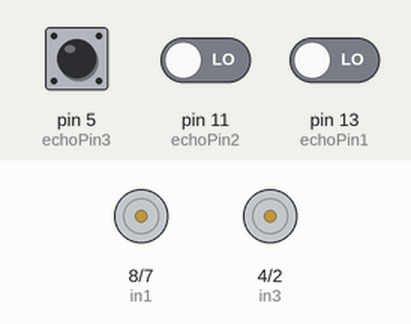
The sketch below on a simulated Arduino Uno, built with avr-gcc and run on an emulated ATmega328P. Parts: motor-driver pin pairs drawn as motors (green arrow = first pin HIGH = forward, orange = second pin HIGH = backward, longer = more drive, scaled by the enable pin). The inputs (shaded band) are chosen by the test bench; at power-on: pin 5 (echoPin3) LOW, pin 11 (echoPin2) LOW, pin 13 (echoPin1) LOW. Random numbers use the default seed unless the sketch sets one.

Above: at 1.2 s.
1.3 s: pin 5 (echoPin3) pulsed HIGH 5 times (0.12 s each, 0.3 s apart)
At 5.89 s:
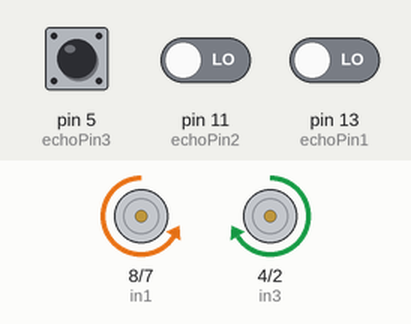
At 7.0 s:
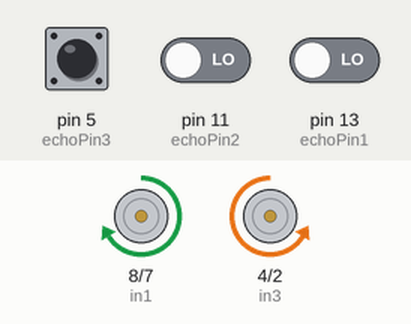
Timing chart, 0 to 17.2 s (numbered marks = the images above; inputs shaded):
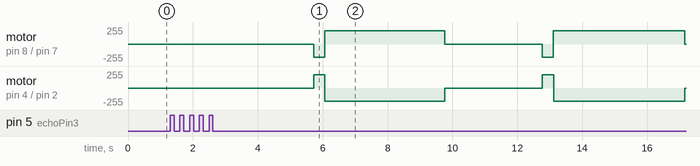

The sketch:

200201_JR_beiCz_motor.ino
```cpp
int degree = 0;         //gibt an, in welcher Stellung sich das Fahrzeug befindet - Start ist bei 0

//--------------Motoren-----------------------------------

//Motoren
int in1 = 8;            //rechte Seite
int in2 = 7;            //rechte Seite
int in3 = 4;            //linke Seite
int in4 = 2;            //linke Seite

//Drehzahlregulierung
int ENA = 3;            //Drehzahlregelung rechte Seite
int ENB = 9;            //Drehzahlregelung linke Seite
int SPEED = 120;        //Analoge Werte geben die Geschwindigkeit zum geradeaus Fahren vor (0-255)
int SpeedDrehen = 200;  //Analoge Werte geben die Geschwindigkeit für das Drehen des Fahrzeugs vor (0-255)

//--------------Ultraschallsensoren---------------------------

// Ultraschallsensor vorne
int trigPin1 = 12;
int echoPin1 = 13;
long dauer1 = 0;
long frontSensor = 0;

// Ultraschallsensor rechts
int trigPin2 = 10;
int echoPin2 = 11;
long dauer2 = 0;
long rightSensor = 0;

// Ultraschallsensor links
int trigPin3 = 6;
int echoPin3 = 5;
long dauer3 = 0;
long leftSensor = 0;


void setup()
{
  //------------------MOTORSTEUERUNG--------------------------

  pinMode(in1, OUTPUT); //rechte Seite
  pinMode(in2, OUTPUT); //rechte Seite
  pinMode(in3, OUTPUT); //linke Seite
  pinMode(in4, OUTPUT); //linke Seite

  //------------------Ultraschallsensoren-----------------------

  // Ultraschallsensor 1
  //Serial.begin(9600);
  pinMode(trigPin1, OUTPUT);
  pinMode(echoPin1, INPUT);

  // Ultraschallsensor 2
  //Serial.begin(9600);
  pinMode(trigPin2, OUTPUT);
  pinMode(echoPin2, INPUT);

  // Ultraschallsensor 3
  //Serial.begin(9600);
  pinMode(trigPin3, OUTPUT);
  pinMode(echoPin3, INPUT);
}


void loop()
{
    //---------------Ultraschallsensoren-----------------------

  //Ultraschallsensor vorne
  digitalWrite(trigPin1, LOW);
  delay(5);
  digitalWrite(trigPin1, HIGH);
  delay(10);
  digitalWrite(trigPin1, LOW);
  dauer1 = pulseIn(echoPin1, HIGH);
  frontSensor = (dauer1/2) * 0.03432;
  //Serial.print(frontSensor);
  //Serial.print(" cm");
  delay(100);

   // Ultraschallsensor rechts
  digitalWrite(trigPin2, LOW);
  delay(5);
  digitalWrite(trigPin2, HIGH);
  delay(10);
  digitalWrite(trigPin2, LOW);
  dauer2 = pulseIn(echoPin2, HIGH);
  rightSensor = (dauer2/2) * 0.03432;
  //Serial.print(rightSensor);
  //Serial.print(" cm");
  delay(100);

  // Ultraschallsensor links
  digitalWrite(trigPin3, LOW);
  delay(5);
  digitalWrite(trigPin3, HIGH);
  delay(10);
  digitalWrite(trigPin3, LOW);
  dauer3 = pulseIn(echoPin3, HIGH);
  leftSensor = (dauer3/2) * 0.03432;
  //Serial.print(leftSensor);
  //Serial.print(" cm");
  delay(100);

  if(frontSensor <= 35) //war vorher auf Wert 20 eingestellet (Reaktion zu langsam)
  {
     //Fahrzeug bleibt stehen
       digitalWrite(in1, LOW);
       digitalWrite(in2, LOW);
       digitalWrite(in3, LOW);
       digitalWrite(in4, LOW);
       delay(1000);

       randomTurn();

    if(leftSensor <= 25 && rightSensor > 25)
    {
      if(degree == 0)
      {
        degree -= 90;
        //drehen nach rechts um 90 grad
        analogWrite(ENA, SpeedDrehen); //speed 0 - 255
        analogWrite(ENB, SpeedDrehen); //speed 0 - 255
        digitalWrite(in1, LOW);
        digitalWrite(in2, HIGH);
        digitalWrite(in3, HIGH);
        digitalWrite(in4, LOW);
        delay(350);
      }
      else if(degree == -90)
      {
        degree = 90;
        //drehen nach rechts um 180 grad
        analogWrite(ENA, SpeedDrehen); //speed 0 - 255
        analogWrite(ENB, SpeedDrehen); //speed 0 - 255
        digitalWrite(in1, LOW);
        digitalWrite(in2, HIGH);
        digitalWrite(in3, HIGH);
        digitalWrite(in4, LOW);
        delay(700); //Doppeltes Delay
      }
      else if(degree == 90)
      {
        degree = 0;
        // drehen nach rechts um 90 grad
        analogWrite(ENA, SpeedDrehen); //speed 0 - 255
        analogWrite(ENB, SpeedDrehen); //speed 0 - 255
        digitalWrite(in1, LOW);
        digitalWrite(in2, HIGH);
        digitalWrite(in3, HIGH);
        digitalWrite(in4, LOW);
        delay(350);
      }
    }
    else if(rightSensor <= 25 && leftSensor > 25)
    {
      if(degree == 0)
      {
        degree += 90;
        // drehen nach links um 90 grad
        analogWrite(ENA, SpeedDrehen); //speed 0 - 255
        analogWrite(ENB, SpeedDrehen); //speed 0 - 255
        digitalWrite(in1, HIGH);
        digitalWrite(in2, LOW);
        digitalWrite(in3, LOW);
        digitalWrite(in4, HIGH);
        delay(350);
      }
      else if(degree == 90)
      {
        degree -= 90;
        //drehen nach links um 180 grad
        analogWrite(ENA, SpeedDrehen); //speed 0 - 255
        analogWrite(ENB, SpeedDrehen); //speed 0 - 255
        digitalWrite(in1, HIGH);
        digitalWrite(in2, LOW);
        digitalWrite(in3, LOW);
        digitalWrite(in4, HIGH);
        delay(700); //Doppelter Delay
      }
      else if(degree == -90)
      {
        degree = 0;
        // drehen nach links um 90 grad
        analogWrite(ENA, SpeedDrehen); //speed 0 - 255
        analogWrite(ENB, SpeedDrehen); //speed 0 - 255
        digitalWrite(in1, HIGH);
        digitalWrite(in2, LOW);
        digitalWrite(in3, LOW);
        digitalWrite(in4, HIGH);
        delay(350);
      }
    }
    else if(rightSensor <= 25 && leftSensor <= 25)
    {
      if(degree == 90)
      {
        degree -= 90;
        //drehen nach rechts um 180 grad
        analogWrite(ENA, SpeedDrehen); //speed 0 - 255
        analogWrite(ENB, SpeedDrehen); //speed 0 - 255
        digitalWrite(in1, LOW);
        digitalWrite(in2, HIGH);
        digitalWrite(in3, HIGH);
        digitalWrite(in4, LOW);
        delay(700); //doppelt Delay
      }

      else if(degree = -90)
      {
        degree = 90;
        //drehen nach links um 180 grad
        analogWrite(ENA, SpeedDrehen); //speed 0 - 255
        analogWrite(ENB, SpeedDrehen); //speed 0 - 255
        digitalWrite(in1, HIGH);
        digitalWrite(in2, LOW);
        digitalWrite(in3, LOW);
        digitalWrite(in4, HIGH);
        delay(700); //Doppeltes Delay
      }
    }
    else if(rightSensor > 25 && leftSensor > 25)
    {
      if(degree == 90)
      {
        degree = 0;

        //-----------------test
//        digitalWrite(in1, LOW);
//        digitalWrite(in2, LOW);
//        digitalWrite(in3, LOW);
//        digitalWrite(in4, LOW);
//        delay(1000);

        //-------------------------

        //drehen nach rechts um 90 grad
        analogWrite(ENA, SpeedDrehen); //speed 0 - 255
        analogWrite(ENB, SpeedDrehen); //speed 0 - 255
        digitalWrite(in1, LOW);
        digitalWrite(in2, HIGH);
        digitalWrite(in3, HIGH);
        digitalWrite(in4, LOW);
        delay(350);
      }
      else if(degree == -90)
      {
        degree = 0;
        //drehen nach links um 90 grad
        analogWrite(ENA, SpeedDrehen); //speed 0 - 255
        analogWrite(ENB, SpeedDrehen); //speed 0 - 255
        digitalWrite(in1, HIGH);
        digitalWrite(in2, LOW);
        digitalWrite(in3, LOW);
        digitalWrite(in4, HIGH);
        delay(350);
      }
    }
    else
    {
      if(degree == 0)
      {
        randomTurn();
      }
    }
  }

  //Folgender Abschnitt: Wenn der Abstand zu allen Sensoren größer als der definierte Wert ist, dann dreht das Fahrzeug wieder auf 0°
  //und fährt anschließend wieder gerade aus. (Wenn es auf -90° steht --> Drehung nach links, bei +90° --> Drehung nach rechts)

  else if(frontSensor > 25 && leftSensor > 25 && rightSensor > 25)
  {
    if(degree == 90)
    {
      degree = 0;
      //drehen nach rechts um 90 grad
      analogWrite(ENA, SpeedDrehen); //speed 0 - 255
      analogWrite(ENB, SpeedDrehen); //speed 0 - 255
      digitalWrite(in1, LOW);
      digitalWrite(in2, HIGH);
      digitalWrite(in3, HIGH);
      digitalWrite(in4, LOW);
      delay(350);

      //-------------TESTBLOCK----------------------

      // vorwärts fahren
      analogWrite(ENA, SPEED);  //speed 0 - 255
      analogWrite(ENB, SPEED);  //speed 0 - 255
      digitalWrite(in1, LOW);   //linke Seite
      digitalWrite(in2, HIGH);  //linke Seite
      digitalWrite(in3, LOW);   //rechte Seite
      digitalWrite(in4, HIGH);  //rechte Seite

      //--------------------------------------------

    }
    else if(degree == -90)
    {
      degree = 0;
      //drehen nach links um 90 grad
//      analogWrite(ENA, SpeedDrehen); //speed 0 - 255
//      analogWrite(ENB, SpeedDrehen); //speed 0 - 255
//      digitalWrite(in1, HIGH);
//      digitalWrite(in2, LOW);
//      digitalWrite(in3, LOW);
//      digitalWrite(in4, HIGH);
//      delay(650);

      //-------------TESTBLOCK----------------------

      // vorwärts fahren
      analogWrite(ENA, SPEED);  //speed 0 - 255
      analogWrite(ENB, SPEED);  //speed 0 - 255
      digitalWrite(in1, LOW);   //linke Seite
      digitalWrite(in2, HIGH);  //linke Seite
      digitalWrite(in3, LOW);   //rechte Seite
      digitalWrite(in4, HIGH);  //rechte Seite

      //--------------------------------------------

    }
    else
    {
      //-------------TESTBLOCK----------------------

      // vorwärts fahren
      analogWrite(ENA, SPEED);  //speed 0 - 255
      analogWrite(ENB, SPEED);  //speed 0 - 255
      digitalWrite(in1, LOW);   //linke Seite
      digitalWrite(in2, HIGH);  //linke Seite
      digitalWrite(in3, LOW);   //rechte Seite
      digitalWrite(in4, HIGH);  //rechte Seite

      //--------------------------------------------
    }
  }
}

void randomTurn()
{
  int rand = random(0,2);
  if(rand == 0)
  {
    degree += 90;
    //Fahrzeug bleibt stehen
    digitalWrite(in1, LOW);
    digitalWrite(in2, LOW);
    digitalWrite(in3, LOW);
    digitalWrite(in4, LOW);
    delay(2000);

    //drehen nach links um 90 grad
    analogWrite(ENA, SpeedDrehen); //speed 0 - 255
    analogWrite(ENB, SpeedDrehen); //speed 0 - 255
    digitalWrite(in1, HIGH);
    digitalWrite(in2, LOW);
    digitalWrite(in3, LOW);
    digitalWrite(in4, HIGH);
    delay(350);
  }
  else
  {
    degree -= 90;
    //Fahrzeug bleibt stehen
    digitalWrite(in1, LOW);
    digitalWrite(in2, LOW);
    digitalWrite(in3, LOW);
    digitalWrite(in4, LOW);
    delay(2000);

    // drehen nach rechts um 90 grad
    analogWrite(ENA, SpeedDrehen); //speed 0 - 255
    analogWrite(ENB, SpeedDrehen); //speed 0 - 255h
    digitalWrite(in1, LOW);
    digitalWrite(in2, HIGH);
    digitalWrite(in3, HIGH);
    digitalWrite(in4, LOW);
    delay(350);
  }
}
```
